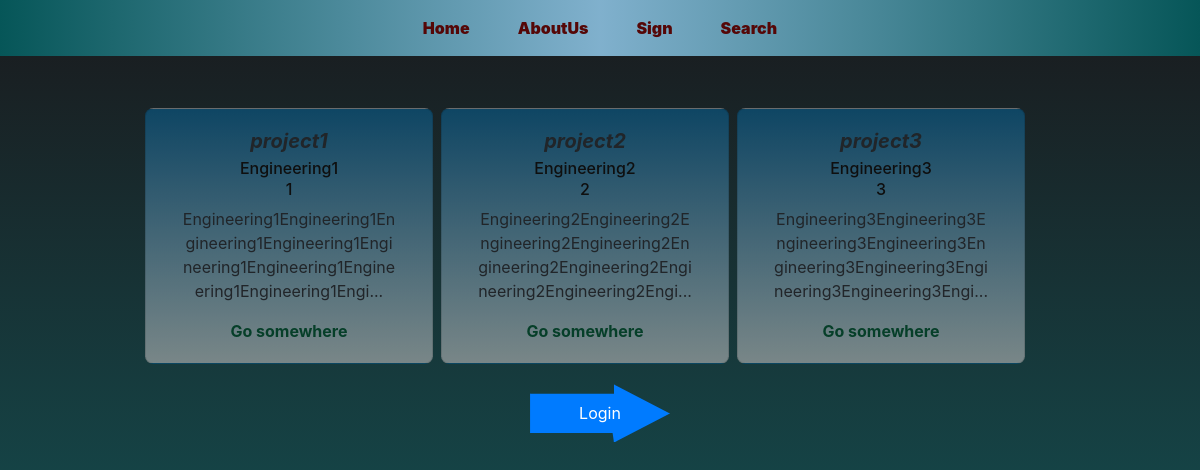
The page / on the database its author committed.
### APP1/models.py (models this page shows, shortened)
class Maghale(models.Model):
    Code_Maghale = models.IntegerField()
    title_Maghale = models.CharField(max_length=200)
    Grouping_Maghale = models.CharField(max_length=200)
    Professor_Maghale = models.ForeignKey(Professor, on_delete=models.CASCADE, null=True, blank=True)
    student = models.ForeignKey(Student, on_delete=models.CASCADE, null=True, blank=True)
    file = models.FileField(upload_to='media/', null=True, blank=True)
    like = models.ManyToManyField(User, related_name='Blogliks', blank=True)
    ShortExplanation = models.TextField(null=True, blank=True)
    choise = [
        ('like', 'like'),
        ('dislike', 'dislike'),
    ]
    vaziat = models.CharField(max_length=20, choices=choise, null=True)
    def getsnippet(self):
        return self.ShortExplanation[0:100] + '...'

### APP1/views.py (the view)
# urls.py: path('',MaghaleView.as_view(), name = 'home'),
class MaghaleView(generic.ListView):
    template_name = 'APP1/home.html'
    context_object_name = 'maghalelist'
    def get_queryset(self):
        return Maghale.objects.raw('select * from APP1_maghale')

### APP1/templates/APP1/home.html (shortened to what this page needs)
{% extends 'base.html' %}
{% block content %}
<div class="a owerflow-hiden" style="height: 100vh;">
    <div class="container-fluid row justify-content-center k mt-5">
        {% for post in maghalelist %}
        <div class="card col-auto text-center b m-1 rounded-20" style="width: 18rem;">
            <div class="card-body">
            <h5 class="card-title font-weight-bold font-italic">{{ post.title_Maghale }}</h5>
            <h6 class="card-subtitle mb-2 color-text">{{post.Grouping_Maghale}}</h6>
            <h6 class="card-subtitle mb-2 color-text">{{post.Code_Maghale}}</h6>
            <p class="card-text">{{post.getsnippet}}</p>
            <a href="{% url 'details' post.id %}" class="card-link color-link font-weight-bold">Go somewhere</a>
            </div>
        </div>
        {% endfor %}
    </div>
    <div class="container row justify-content-center mx-auto k">
        <div class=" col-auto">
            {% if user.is_authenticated %}
        <form action="{% url 'accounts:logout' %}" method="" class="py-3">
            {% csrf_token %}
            <button type="submit" class=" btn btn-info btn-logout px-5 py-3"> Logout</button>
        </form>
        {% else %}
        <form action="{% url 'accounts:login' %}" method="" class="py-3">
            <button type="submit" class=" btn btn-primary btn-login px-5 py-3"> Login</button>
        </form>
        {% endif %}
        </div>
    </div>
</div>
{% endblock content %}

### APP1/templates/base.html (shortened to what this page needs)
<!DOCTYPE html>
<html lang="en">
<head>
    {% load static %}
    <link rel="stylesheet" href="https://maxcdn.bootstrapcdn.com/bootstrap/4.0.0/css/bootstrap.min.css">
    <link rel="stylesheet" href="{% static 'APP1/style.css' %}">
</head>
<body>
    <nav class="navbar navbar-expand-lg navbar-light bg-light m-0 p-0" >
        <div class="collapse navbar-collapse bg-nav-color py-2" id="navbarSupportedContent">
          <ul class="navbar-nav mx-auto text-dark font-weight-bold ">
            <li class="nav-item ">
              <a class="nav-link  px-4" href="{% url 'home' %}"><span class="text-color-nav">Home</span> <span class="sr-only">(current)</span></a>
            </li>
            <li class="nav-item">
              <a class="nav-link px-4" href="{% url 'aboutus' %}"><span class="text-color-nav">AboutUs</span></a>
            </li>
            <li class="nav-item">
                <a class="nav-link px-4" href="{% url 'accounts:signup' %}"><span class="text-color-nav">Sign</span></a>
            </li>
            <li class="nav-item">
              <a class="nav-link px-4" href="{% url 'search' %}"><span class="text-color-nav">Search</span></a>
          </li>
          </ul>
        </div>
    </nav>
      {% block content %}{% endblock content %}
</body>
</html>

### APP1/static/APP1/style.css (style rules this page uses)
* { margin: 0; padding: 0; }
.a { background: linear-gradient( #1A1A1D, #116466) fixed ; }
.b { background: linear-gradient( rgba(5, 104, 161, 0.5), rgba(218, 211, 211, 0.5)); border-radius: 3%; transition: all 0.5s linear; }
.color-text { color: rgb(15, 15, 15); }
.color-link { color: rgb(6, 63, 41); }
.bg-nav-color { background: linear-gradient(to right, rgb(6, 86, 88), rgba(9, 104, 160, 0.5),rgb(6, 86, 88)); }
.owerflow-hiden { overflow-x: hidden; }
.text-color-nav { color: rgb(85, 7, 7); font-weight: 1000; transition: all 0.4s linear; }
.btn-login { clip-path: polygon(0% 16%,60% 16%,60% 0%,100% 50%,60% 100%,59% 84%,0% 84%); }

### rows shown on the page
Maghale: title_Maghale "project1", Grouping_Maghale "Engineering1", Code_Maghale "1", getsnippet "Engineering1Engineering1Engineering1Engineering1Engineering1Engineering1Engineering1Engineering1Engi..."
Maghale: title_Maghale "project2", Grouping_Maghale "Engineering2", Code_Maghale "2", getsnippet "Engineering2Engineering2Engineering2Engineering2Engineering2Engineering2Engineering2Engineering2Engi..."
Maghale: title_Maghale "project3", Grouping_Maghale "Engineering3", Code_Maghale "3", getsnippet "Engineering3Engineering3Engineering3Engineering3Engineering3Engineering3Engineering3Engineering3Engi..."
